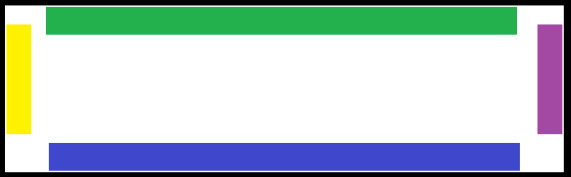
#> input picture src/vision/color_cube/1.PNG, 571 x 177 px
$ python -i photomosaic.py   (imports and definitions only)
#> lines starting #> are read from the running program, lines starting #| are printed output that depends on the picture
"""
Photomosaic
===========

Module storing an implementation of the cube photomosaic task.
"""
import cv2 as _cv2
import numpy as _np
import typing as _typing

# The height of the cut picture
MOSAIC_HEIGHT = 300

# The filter map for each color
_COLOR_DICT = {"white": (_np.array([0, 0, 50]), _np.array([255, 255, 255])),
               "yellow": (_np.array([15, 0, 0]), _np.array([30, 255, 255])),
               "green": (_np.array([60, 0, 0]), _np.array([75, 255, 255])),
               "blue": (_np.array([105, 0, 0]), _np.array([120, 255, 255])),
               "purple": (_np.array([145, 0, 0]), _np.array([160, 255, 255])),
               "orange": (_np.array([5, 0, 0]), _np.array([15, 255, 255])),
               "red": (_np.array([175, 0, 0]), _np.array([190, 255, 255])),
               "pink": (_np.array([160, 0, 0]), _np.array([175, 255, 255])),
               "light_blue": (_np.array([90, 0, 0]), _np.array([105, 255, 255]))}


def _filter_color(lower: _np.ndarray, upper: _np.ndarray, images: list) -> list:
    """
    Filter the color according to the threshold.

    :param lower: Lower threshold for filter
    :param upper: Upper threshold for filter
    :param images: List of HSV images
    :return: Masks after applying the filter
    """
    return [_cv2.inRange(image, lower, upper) for image in images]


def _cut_images(images: list) -> list:
    """
    Cut the square in the images

    :param images: list of images
    :return: the cut images
    """
    img_white = list()
    for i in range(5):
        img_white.append(_cv2.bitwise_and(images[i], images[i],
                                          mask=_filter_color(_COLOR_DICT["white"][0], _COLOR_DICT["white"][1], images)[i]))
    return img_white


# [64 lines left out: functions _resize_images, _type_division, _combine_images, not called in this run]


def _color_detect(images: list) -> list:
    """
    detect the color in images
    :param images: the list of images
    :return: the color map of squares
    """
    color_content = [{}, {}, {}, {}, {}]
    for color in _COLOR_DICT:
        masks = _filter_color(_COLOR_DICT[color][0], _COLOR_DICT[color][1], images)
        index_mask = 0
        for mask in masks:
            shape = mask.shape
            contours, hi = _cv2.findContours(mask, _cv2.RETR_TREE, _cv2.CHAIN_APPROX_SIMPLE)
            for k in range(len(contours)):
                area = _cv2.contourArea(contours[k])
                if area > 100:
                    cnt = contours[0]
                    M = _cv2.moments(cnt)
                    cx = int(M["m10"] / M["m00"])
                    cy = int(M["m01"] / M["m00"])
                    horizontal = cx / shape[1]
                    vertical = cy / shape[0]
                    if color != "white":
                        if (vertical < 0.2) & (horizontal < 0.7) & (horizontal > 0.3):
                            color_content[index_mask][color] = 0
                        elif (vertical > 0.8) & (horizontal < 0.7) & (horizontal > 0.3):
                            color_content[index_mask][color] = 2
                        elif (horizontal > 0.8) & (vertical < 0.7) & (vertical > 0.3):
                            color_content[index_mask][color] = 1
                        elif (horizontal < 0.2) & (vertical < 0.7) & (vertical > 0.3):
                            color_content[index_mask][color] = 3
                        else:
                            print("error")
            index_mask += 1
    return color_content


# [8 lines left out: function _get_key, not called in this run]

def helper_display(tag, img):
    for k, i in enumerate(img):
        _cv2.imshow(tag + str(k), i)
def create_photomosaic(images: list) -> _typing.Tuple[list, _np.ndarray, list, list]:
    """
    Process the images and combine them by their color into a photomosaic.

    :param images: List of images in OpenCV format
    :return: Original images, Combined picture, the list of original pictures, the list of cut images
    """
    # TODO: Finished here
    helper_display("ORIG", images[:1])
    # Convert images to HSV color from a copy of the original images
    images_hsv = [_cv2.cvtColor(image, _cv2.COLOR_BGR2HSV) for image in images.copy()]
    helper_display("HSV", images_hsv[:1])
    # cut the useless part of the image
    img_cut = _cut_images(images_hsv)
    helper_display("CUT", img_cut[:1])
    # detect the color in the image and store in a list of map
    dict_color_map = _color_detect(img_cut[:1])
    print(dict_color_map)
    # resize the images for combining
    img_white = _resize_images(img_cut)
    helper_display("WHITE", img_white[:1])
    # divide the top and bottom image
    bottom_index, top_index = _type_division(dict_color_map)
    # combine the images
    result = _combine_images(img_white, dict_color_map, bottom_index, top_index)
    _cv2.waitKey(0)
    return images, _cv2.cvtColor(result, _cv2.COLOR_HSV2BGR), img, img_cut

img = []
# [2 lines not run here, left out]
# [1 line that did not run here, left out]
import os
# [3 lines not run here, left out]

>>> import cv2
>>> picture = cv2.imread('color_cube/1.PNG', cv2.IMREAD_GRAYSCALE)
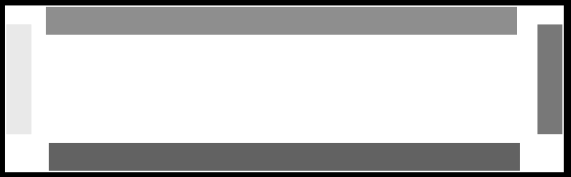
#> picture: shape (177, 571); min 0, max 255, mean 195.9
#> after the loop in _color_detect, `for color in _COLOR_DICT:`: color_content = 5 items
#> (the run stopped early here; a loop or call above may not have finished)
